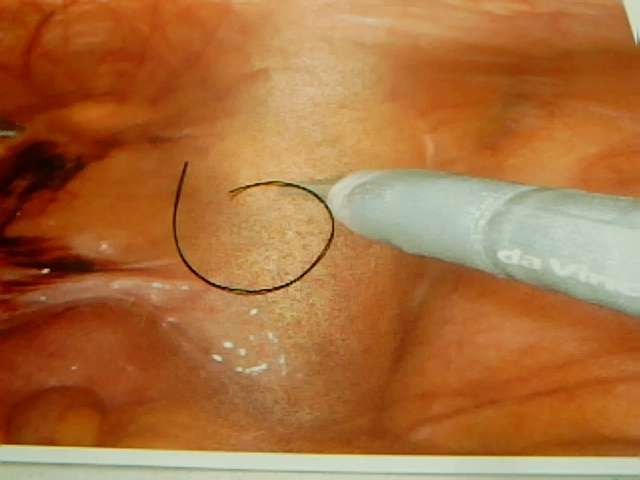
#> input picture Limage.jpg, 640 x 480 px
$ python -i Camera_suture_segmentation_for_MATLAB.py   (imports and definitions only)
#> lines starting #> are read from the running program, lines starting #| are printed output that depends on the picture
# -*- coding: utf-8 -*-
"""
Created on Mon Sep 16 16:35:44 2019

@author: User
"""
import numpy as np
from keras.models import *
from keras.layers import *
from keras.applications.vgg16 import VGG16
from keras.preprocessing.image import ImageDataGenerator
from keras.optimizers import *
from keras.callbacks import ModelCheckpoint
import cv2

import matplotlib.pyplot as plt
import matplotlib.image as mpimg
import skimage

## In[]
# [38 lines left out: function train_generator, not called in this run]


def vgg10_unet(input_shape=(256,256,3), weights='imagenet'):
    vgg16_model = VGG16(input_shape=input_shape, weights=weights, include_top=False)

    block4_pool = vgg16_model.get_layer('block4_pool').output
    block5_conv1 = Conv2D(1024, 3, activation='relu', padding='same', kernel_initializer='he_normal')(block4_pool)
    block5_conv2 = Conv2D(1024, 3, activation='relu', padding='same', kernel_initializer='he_normal')(block5_conv1)
    block5_drop = Dropout(0.5)(block5_conv2)

    block6_up = Conv2D(512, 2, activation='relu', padding='same', kernel_initializer='he_normal')(
        UpSampling2D(size=(2, 2))(block5_drop))
    block6_merge = Concatenate(axis=3)([vgg16_model.get_layer('block4_conv3').output, block6_up])
    block6_conv1 = Conv2D(512, 3, activation='relu', padding='same', kernel_initializer='he_normal')(block6_merge)
    block6_conv2 = Conv2D(512, 3, activation='relu', padding='same', kernel_initializer='he_normal')(block6_conv1)
    block6_conv3 = Conv2D(512, 3, activation='relu', padding='same', kernel_initializer='he_normal')(block6_conv2)

    block7_up = Conv2D(256, 2, activation='relu', padding='same', kernel_initializer='he_normal')(
        UpSampling2D(size=(2, 2))(block6_conv3))
    block7_merge = Concatenate(axis=3)([vgg16_model.get_layer('block3_conv3').output, block7_up])
    block7_conv1 = Conv2D(256, 3, activation='relu', padding='same', kernel_initializer='he_normal')(block7_merge)
    block7_conv2 = Conv2D(256, 3, activation='relu', padding='same', kernel_initializer='he_normal')(block7_conv1)
    block7_conv3 = Conv2D(256, 3, activation='relu', padding='same', kernel_initializer='he_normal')(block7_conv2)

    block8_up = Conv2D(128, 2, activation='relu', padding='same', kernel_initializer='he_normal')(
        UpSampling2D(size=(2, 2))(block7_conv3))
    block8_merge = Concatenate(axis=3)([vgg16_model.get_layer('block2_conv2').output, block8_up])
    block8_conv1 = Conv2D(128, 3, activation='relu', padding='same', kernel_initializer='he_normal')(block8_merge)
    block8_conv2 = Conv2D(128, 3, activation='relu', padding='same', kernel_initializer='he_normal')(block8_conv1)

    block9_up = Conv2D(64, 2, activation='relu', padding='same', kernel_initializer='he_normal')(
        UpSampling2D(size=(2, 2))(block8_conv2))
    block9_merge = Concatenate(axis=3)([vgg16_model.get_layer('block1_conv2').output, block9_up])
    block9_conv1 = Conv2D(64, 3, activation='relu', padding='same', kernel_initializer='he_normal')(block9_merge)
    block9_conv2 = Conv2D(64, 3, activation='relu', padding='same', kernel_initializer='he_normal')(block9_conv1)

    block10_conv1 = Conv2D(64, 3, activation='relu', padding='same', kernel_initializer='he_normal')(block9_conv2)
    block10_conv2 = Conv2D(1, 1, activation='sigmoid')(block10_conv1)

    model = Model(inputs=vgg16_model.input, outputs=block10_conv2)
    return model

model_path = 'C:/Users/User/OneDrive - The Hong Kong Polytechnic University/Postdoc_works/2019-second_half/Research_works/Suturing/Deep_learning_based_methods/unet_keras-master/'
# [1 line that did not run here, left out]
#model.load_weights(model_path + 'unet_gray_image_01_to_200.h5')
#model.load_weights(model_path + 'unet_gray_image_81_150_thick_suture.h5')
#model.load_weights(model_path + 'unet_gray_image_01_150.h5')
# [1 line not run here, left out]

# [19 lines left out: function save_max_objects, not called in this run]

def DL_based_segmentation(frame):
    erode_kernel = np.ones((4, 4),np.uint8)
    dilate_kernel = np.ones((4, 4),np.uint8)

    segmented_results = 255 * np.ones((512, 512), np.uint8)

    frame = cv2.resize(frame, (512, 512))
    img_r = cv2.resize(frame, (512, 512))
    #img_r_gray = cv2.cvtColor(img_r, cv2.COLOR_BGR2GRAY)
    img_r = img_r / 255.0
    img_r = np.array([img_r])
    mask = model.predict(img_r, batch_size=None, verbose=0, steps=None)
    mask = mask[0]
    mask = (mask * 255)
    mask = np.uint8(mask)

    mask_pro = cv2.erode(mask,erode_kernel,iterations = 1)
    mask_pro = cv2.dilate(mask_pro,dilate_kernel,iterations = 1)
    #dst = cv2.fastNlMeansDenoisingColored(mask,None,10,10,7,21)

    ret, thresh1 = cv2.threshold(mask_pro,127,255,cv2.THRESH_BINARY)
    picked_shape = save_max_objects(thresh1)

    [a,b] = np.where(picked_shape < 240) # for highlighting the structure

    black = 0
    red = [0,0,255]
    #white = 0
    for x, y in zip(a, b):
        #resized_frame[x, y] = red
        segmented_results[x, y] = black
        frame[x, y] = red

    return segmented_results, frame

# In[]
###########################################################
###########################################################
###########################################################
###########################################################
path = 'C:/Users/User/OneDrive - The Hong Kong Polytechnic University/PhD Studies/Semester 4/3D Reconstruction/2017.03.20/v-repApi/'
'''
path = 'C:/Users/User/OneDrive - The Hong Kong Polytechnic University/Postdoc_works/2019-second_half/Research_works/Suturing/Paper_preparation/Experimental figures/Group_2/'
frame_1 = cv2.imread((path + 'left_image.jpg'))
frame_2 = cv2.imread((path + 'right_image.jpg'))
'''
# -------- from USB camera -----------

# [66 lines not run here, left out]

>>> import cv2
>>> picture = cv2.imread('Limage.jpg')
#> picture is the input picture: shape (480, 640, 3); mean B, G, R 61, 110.8, 170.3
>>> result = DL_based_segmentation(picture)
#> in DL_based_segmentation, `frame = cv2.resize(frame, (512, 512))`:
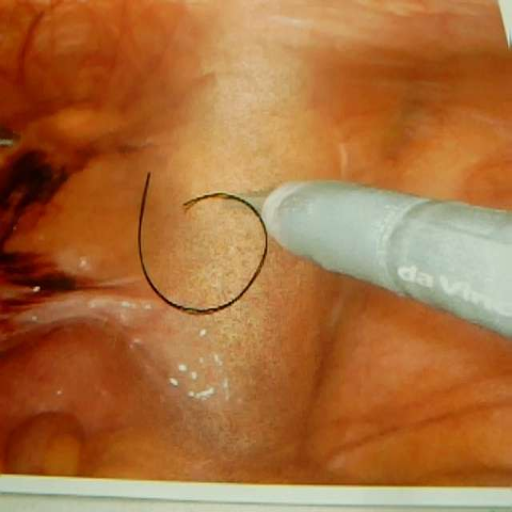
#> frame: shape (512, 512, 3); mean of channels 0, 1, 2 60.9, 110.6, 170.2; drawn as B, G, R
#> (the run stopped early here; a loop or call above may not have finished)

$ run again, on Rimage.jpg
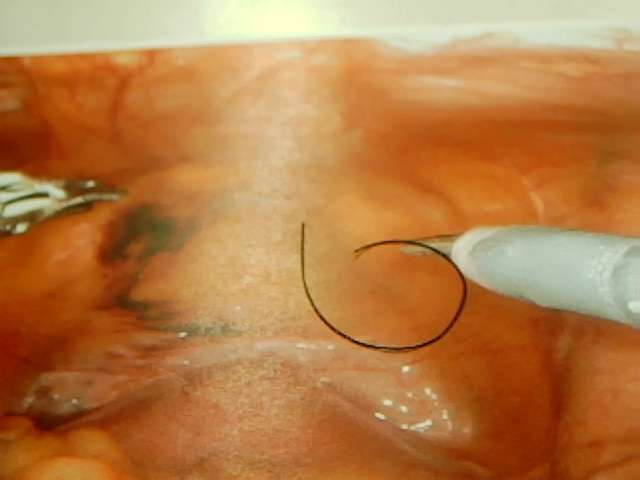
#> input picture Rimage.jpg, 640 x 480 px
#> picture is the input picture: shape (480, 640, 3); mean B, G, R 69.5, 123.4, 182.4
#> in DL_based_segmentation, `frame = cv2.resize(frame, (512, 512))`:
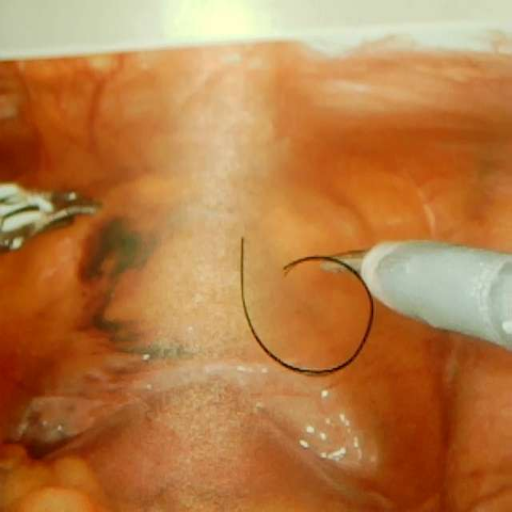
#> frame: shape (512, 512, 3); mean of channels 0, 1, 2 69.4, 123.3, 182.3; drawn as B, G, R
